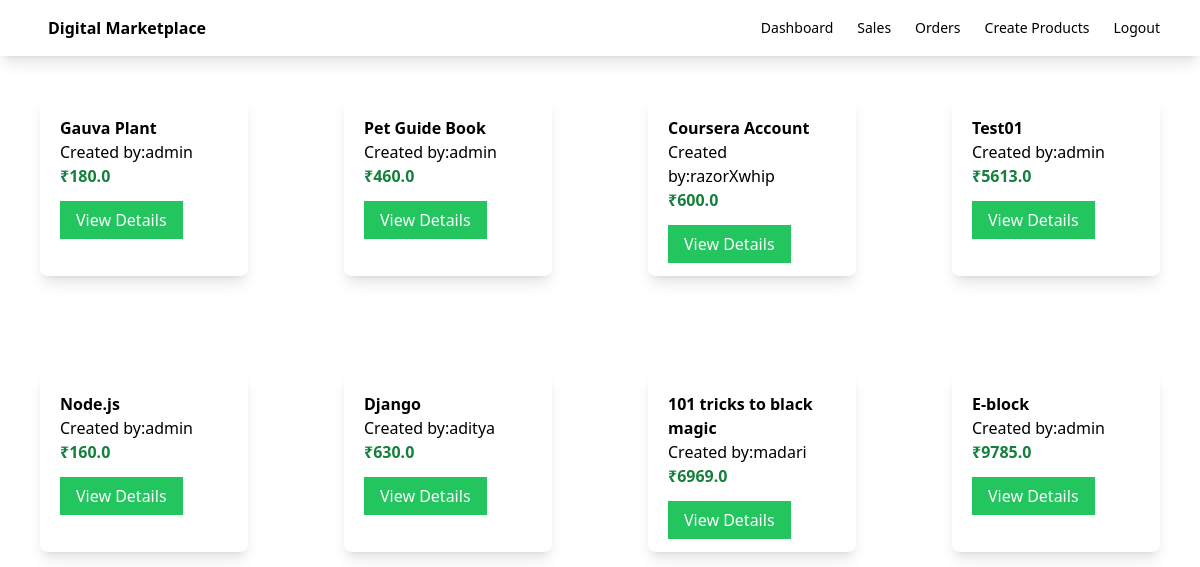
The page / on the database its author committed.
### myApp/models.py (models this page shows, shortened)
class Product(models.Model):
    seller = models.ForeignKey(User, on_delete=models.CASCADE)
    name = models.CharField(max_length=100)
    description = models.CharField(max_length=100)
    price = models.FloatField()
    file = models.FileField(upload_to='uploads')
    total_sales_amount = models.IntegerField(default=0)
    total_sales = models.IntegerField(default=0)

### myApp/views.py (the view)
# urls.py: path('',index,name="index"),
def index(request):
    products = Product.objects.all()
    return render(request,'myApp/index.html',{'products':products})

### myApp/templates/myApp/index.html (shortened to what this page needs)
{% extends "myApp/base.html" %}
{% block body %}
    <div class="product-container grid grid-cols-4 gap-4">
    {% for product in products %}
        <div class="product shadow-lg rounded-lg m-10">
            <div class="p-5">
                <div class="font-bold">
                    {{product.name}}
                </div>
                <div>
                    Created by:{{ product.seller }}
                </div>
                <div class="text-green-700 font-bold">
                    ₹{{product.price}}
                </div>
                <div class="mt-5">
                    <a href="{% url "detail" product.id %}" class="bg-green-500 text-white px-4 py-2">View Details</a>
                </div>
            </div>
        </div>
    {% endfor %}
    </div>
{% endblock  %}

### myApp/templates/myApp/base.html (shortened to what this page needs)
<!DOCTYPE html>
<html lang="en">
<head>
    <script src="https://cdn.tailwindcss.com"></script>
</head>
<body>
    <nav class="shadow-lg">
        <div class="flex flex-wrap justify-between ml-5 items-center mx-auto px-4 py-2.5">
            <a href="" class="flex items-center">
                <span class="self-center text-xml font-semibold">Digital Marketplace</span>
            </a>
            <div class="flex items-center">
                <a href="{% url 'dashboard' %}" class="mr-6 text-sm font-medium text-grey-500">Dashboard</a>
                <a href="{% url 'sales' %}" class="mr-6 text-sm font-medium text-grey-500">Sales</a>
                <a href="{% url 'purchases' %}" class="mr-6 text-sm font-medium text-grey-500">Orders</a>
                <a href="{% url 'createproduct' %}" class="mr-6 text-sm font-medium text-grey-500">Create Products</a>
                <a href="{% url 'logout' %}" class="mr-6 text-sm font-medium text-grey-500">Logout</a>
            </div>
        </div>
    </nav>
    {% block body %}
    {% endblock %}
</body>
</html>

### rows shown on the page
Product: name "Gauva Plant", seller "admin", price "180.0"
Product: name "Pet Guide Book", seller "admin", price "460.0"
Product: name "Coursera Account", seller "razorXwhip", price "600.0"
Product: name "Test01", seller "admin", price "5613.0"
Product: name "Node.js", seller "admin", price "160.0"
Product: name "Django", seller "aditya", price "630.0"
Product: name "101 tricks to black magic", seller "madari", price "6969.0"
Product: name "E-block", seller "admin", price "9785.0"
